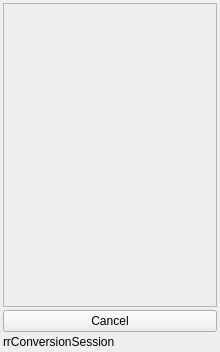
<?xml version="1.0" encoding="UTF-8"?>
<ui version="4.0">
 <class>FileExport</class>
 <widget class="QWidget" name="FileExport">
  <property name="geometry">
   <rect>
    <x>0</x>
    <y>0</y>
    <width>220</width>
    <height>352</height>
   </rect>
  </property>
  <property name="minimumSize">
   <size>
    <width>220</width>
    <height>0</height>
   </size>
  </property>
  <property name="maximumSize">
   <size>
    <width>16777215</width>
    <height>16777215</height>
   </size>
  </property>
  <property name="windowTitle">
   <string>Control Monitor</string>
  </property>
  <layout class="QVBoxLayout" name="verticalLayout_2">
   <property name="spacing">
    <number>3</number>
   </property>
   <property name="margin">
    <number>3</number>
   </property>
   <item>
    <widget class="QScrollArea" name="scrollArea">
     <property name="frameShape">
      <enum>QFrame::StyledPanel</enum>
     </property>
     <property name="frameShadow">
      <enum>QFrame::Raised</enum>
     </property>
     <property name="horizontalScrollBarPolicy">
      <enum>Qt::ScrollBarAlwaysOff</enum>
     </property>
     <property name="widgetResizable">
      <bool>true</bool>
     </property>
     <property name="alignment">
      <set>Qt::AlignLeading|Qt::AlignLeft|Qt::AlignTop</set>
     </property>
     <widget class="QWidget" name="progressLayHolder">
      <property name="geometry">
       <rect>
        <x>0</x>
        <y>0</y>
        <width>208</width>
        <height>293</height>
       </rect>
      </property>
      <layout class="QVBoxLayout" name="verticalLayout">
       <property name="spacing">
        <number>0</number>
       </property>
       <property name="margin">
        <number>0</number>
       </property>
       <item>
        <layout class="QVBoxLayout" name="progressLay">
         <property name="spacing">
          <number>3</number>
         </property>
        </layout>
       </item>
       <item>
        <spacer name="verticalSpacer">
         <property name="orientation">
          <enum>Qt::Vertical</enum>
         </property>
         <property name="sizeHint" stdset="0">
          <size>
           <width>20</width>
           <height>40</height>
          </size>
         </property>
        </spacer>
       </item>
      </layout>
     </widget>
    </widget>
   </item>
   <item>
    <layout class="QHBoxLayout" name="horizontalLayout">
     <property name="spacing">
      <number>0</number>
     </property>
     <item>
      <widget class="QPushButton" name="cancelBtn">
       <property name="text">
        <string>Cancel</string>
       </property>
      </widget>
     </item>
    </layout>
   </item>
   <item>
    <widget class="QLabel" name="infoLbl">
     <property name="text">
      <string>rrConversionSession</string>
     </property>
    </widget>
   </item>
  </layout>
 </widget>
 <resources/>
 <connections/>
</ui>
